Frame 1 (no input): blank canvas, image omitted
Frame 60 (no input): blank canvas, image omitted
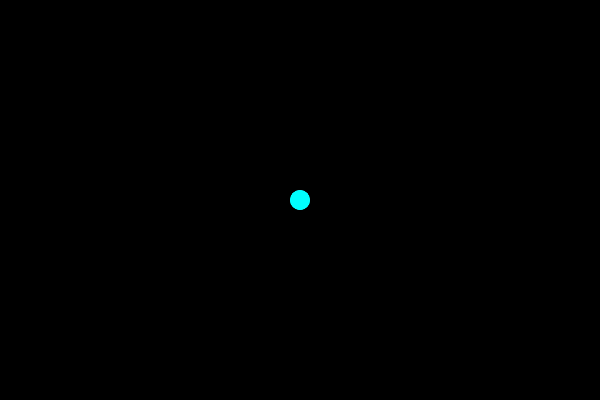
Frame 120 (the mouse pressed at the canvas centre since frame 60)

The p5.js sketch whose frames 1 and 60 were blank and that drew this single picture after the mouse press (run headless with seeded random() and noise() and a simulated clock; from frame 60 on, the mouse is pressed at the canvas centre):

// p5.js sketch
// ── sketch.js
let trail = [];

function setup() {
  createCanvas(600, 400);
  colorMode(HSB, 360, 100, 100);
}

function draw() {
  background(0, 10); // Changed from 50 to 10 for slower fade
  trail.push(createVector(mouseX, mouseY));
  if (trail.length > 60) trail.shift(); // Increased from 30 to 60 for longer trail
  
  for (let i = 0; i < trail.length; i++) {
    let hue = (trail[i].x / width) * 360;
    fill(hue, 100, 100, 1 - (i / trail.length) * 0.5); // Adjusted opacity fade
    noStroke();
    circle(trail[i].x, trail[i].y, 20 - i * 0.3); // Adjusted size shrink rate
  }
}
